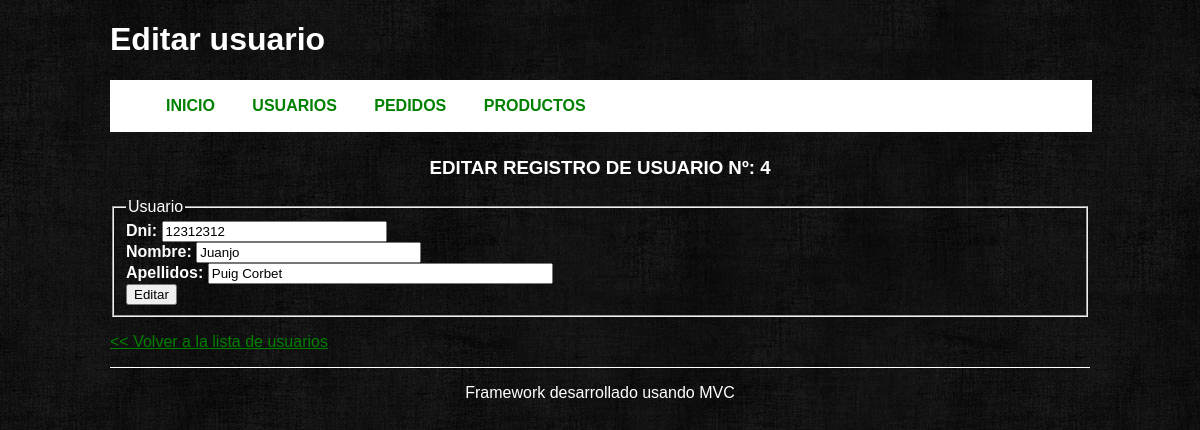
/user/edit/4, run on the app's committed database.
### tables this page shows
CREATE TABLE IF NOT EXISTS `usuarios` (
  `id` int(10) NOT NULL AUTO_INCREMENT,
  `dni` varchar(9) NOT NULL,
  `nombre` varchar(20) NOT NULL,
  `apellidos` varchar(50) NOT NULL,
  PRIMARY KEY (`id`)
);

### index.php (called while the page is built, shortened)
<?php
require_once APP_PATH . 'Controller.php';
require_once APP_PATH . 'Model.php';
try{
    Bootstrap::run(new Request);
}catch(Exception $e){
    echo $e->getMessage();;
}
?>

### application/Model.php (called while the page is built, shortened)
<?php
class Model {
    public function __construct() {
        $this->_db = new Database();
    }
}

### models/userModel.php (called while the page is built, shortened)
<?php
class userModel extends Model {
    public function getUserById($id) {
        $user = $this->_db->prepare("SELECT * FROM usuarios WHERE id = ?");
        $user->bindParam(1, $id, PDO::PARAM_INT);
        $user->execute();
        return array_shift($user->fetchall());
    }
}

### application/Controller.php (called while the page is built, shortened)
<?php
abstract class Controller {
    protected function loadModel($model) {
        $model = $model . 'Model';
        $pathModel = ROOT . 'models' . DS . $model . '.php';
        if(is_readable($pathModel)) {
            $model = new $model;
            return $model;
        }
        else {
            throw new Exception("Error de Modelo");
        }
    }
}

### views/user/edit.phtml (the view, shortened to what this page needs)
<?php if(isset($this->user)  && count($this->user)): ?>
<form id="formulario" action="<?php echo BASE_URL . 'user/edit/' . $this->user['id']; ?>" method="post">
    <h3>EDITAR REGISTRO DE USUARIO Nº: <?php echo $this->user['id']?></h3>
    <fieldset>
        <legend>Usuario</legend>
        <b>Dni:</b>
        <input type="text" name="dni" value="<?php echo $this->user['dni']?>" maxlength="20" size="25"/>
        <br />
        <b>Nombre:</b>
        <input type="text" name="nombre" value="<?php echo $this->user['nombre']?>" maxlength="20" size="25"/>
        <br />
        <b>Apellidos:</b>
        <input type="text" name="apellidos" value="<?php echo $this->user['apellidos']?>" maxlength="35" size="40"/>
        <br />
        <input type="submit" name="submit" value="Editar">
    </fieldset>
</form>
<?php else: ?>
    <p>No hay datos en la base de datos</p>
    <p>Por favor, revisa que la id del usuario sea correcta</p>
<?php endif; ?>
<p><a href="<?php echo BASE_URL . 'user' ?>">&lt;&lt; Volver a la lista de usuarios</a></p>

### views/layout/default/css/style.css (style rules this page uses)
body { color: white; background: transparent url('../img/fondo.jpeg') repeat; font-family: Arial, Helvetica, Verdana; }
a, a:visited { color:green; }
h3 { text-align: center; text-transform: uppercase; }

### data on the page
usuarios: id "4", dni "12312312", nombre "Juanjo", apellidos "Puig Corbet"

### other printed values
$this->title "Editar usuario"
$layoutParams['menu'][$i]['title'] "INICIO"
$layoutParams['menu'][$i]['title'] "USUARIOS"
$layoutParams['menu'][$i]['title'] "PEDIDOS"
$layoutParams['menu'][$i]['title'] "PRODUCTOS"
